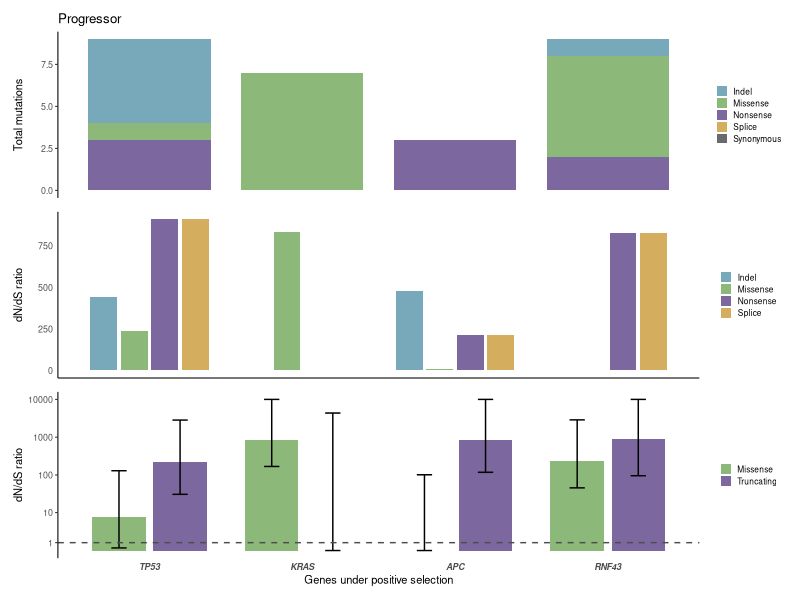

Reproduce this figure in R.
library(readr)
library(dplyr)
library(tidyr)
library(ggplot2)
library(patchwork)

#### Prep ####
# Read in data
prog <- read_tsv("data/variants/dndscv/dndscv_genes_prog_pre.tsv")
prog_ci <- read_tsv("data/variants/dndscv/prog_pre_gene_ci.tsv") |>
    filter(!gene == "RBM10")

# Filter and reshape data
muts_df <- prog |>
  select(gene_name, n_syn, n_mis, n_non, n_spl, n_ind, qglobal_cv) |>
  filter(qglobal_cv < 0.05) |>
  pivot_longer(
    cols = starts_with("n_"),
    names_to = "mutation_type",
    values_to = "count"
  ) |>
  mutate(
    mutation_type = recode(mutation_type,
      n_syn = "Synonymous", n_mis = "Missense", n_non = "Nonsense",
      n_spl = "Splice", n_ind = "Indel"
    )
  )

ratios_df <- prog |>
  filter(qglobal_cv < 0.05) |>
  select(gene_name, wmis_cv, wnon_cv, wspl_cv, wind_cv) |>
  pivot_longer(
    cols = starts_with("w"),
    names_to = "mutation_type",
    values_to = "w_dnds"
  ) |>
  mutate(
    mutation_type = recode(mutation_type,
      wmis_cv = "Missense",
      wnon_cv = "Nonsense",
      wspl_cv = "Splice",
      wind_cv = "Indel"
    ),
    gene_name = factor(gene_name, levels = unique(gene_name)) # preserve order
  )

ci_df <- prog_ci |>
  rename(gene_name = gene) |>
  tidyr::pivot_longer(cols = starts_with(c("mis", "tru")),
                      names_to = c("type", ".value"),
                      names_pattern = "(mis|tru)_(.*)") |>
  mutate(type = dplyr::recode(type,
                         "mis" = "Missense",
                         "tru" = "Truncating")
        )

# Set order of genes
genes_order <- muts_df |>
    arrange(qglobal_cv) |>
    pull(gene_name) |>
    unique()

muts_df <- muts_df |>
    mutate(gene_name = factor(gene_name, labels = genes_order))

ratios_df <- ratios_df |>
    mutate(gene_name = factor(gene_name, labels = genes_order))


ci_df <- ci_df |>
    mutate(gene_name = factor(gene_name, labels = genes_order))


# Define colour palette
mutation_colours <- c(
  "Missense"   = "#8cb87aff",  
  "Truncating" = "#7c679eff",
  "Indel" = "#77a9baff",
  "Nonsense" = "#7c679eff",
  "Splice" = "#d5ad5eff",
  "Synonymous" ="#696a6bff"
)

# Counts barplot
counts_barplot <- ggplot(muts_df, aes(x = gene_name, y = count, fill = mutation_type)) +
  geom_col(width = 0.8) +
  scale_fill_manual(values = mutation_colours) +
  labs(
    x = NULL,
    y = "Total mutations",
    fill = NULL,
    title = "Progressor"
  ) +
  theme_classic(base_size = 8) +
  theme(
    axis.text.x = element_blank(),
    axis.line.x = element_blank(),
    axis.ticks.x = element_blank(),
    legend.position = "right",
    legend.text  = element_text(size = 6),
    legend.key.size = unit(0.3, "cm")  
  )

# ratios barplot
ratios_barplot <- ggplot(ratios_df, aes(x = gene_name, y = w_dnds, fill = mutation_type)) +
  geom_col(position = position_dodge(width = 0.8), width = 0.7) +
  labs(
    x = NULL,
    y = "dN/dS ratio",
    fill = NULL
  ) +
  theme_classic(base_size = 8) +
  theme(
    axis.text.x = element_blank(),
    axis.ticks = element_blank(),
    legend.position = "right",
    legend.text  = element_text(size = 6),
    legend.key.size = unit(0.3, "cm")
  ) +
  scale_fill_manual(values = mutation_colours) 

# dnds ratios barplot
# Plot
ci_barplot <- ggplot(ci_df, aes(x = gene_name, y = mle, fill = type)) +
  geom_col(position = position_dodge(width = 0.8), width = 0.7) +
  geom_errorbar(
    aes(ymin = low, ymax = high),
    position = position_dodge(width = 0.8),
    width = 0.2
  ) +
    geom_hline(yintercept = 1, linetype = "dashed", colour = "grey30") +
  scale_fill_manual(values = mutation_colours) +
  scale_y_log10(trans = "pseudo_log", breaks = c(1, 10, 100, 1000, 10000)) +
  labs(
    x = "Genes under positive selection",
    y = "dN/dS ratio",
    fill = NULL
  ) +
  theme_classic(base_size = 8) +
  theme(
    axis.text.x = element_text(face = "bold.italic"),
    axis.line.x = element_blank(),
    axis.ticks.x = element_blank(),
    legend.position = "right",
    legend.text  = element_text(size = 6),
    legend.key.size = unit(0.3, "cm")
  )

# Combine plots
combined_plot <- counts_barplot / ratios_barplot / ci_barplot + plot_layout(heights = c(1, 1, 1))

ggsave("plots/dndscv/precursors/dndscv_progressors_plot.png",
        plot = combined_plot, height = 3, width = 3.4, dpi = 300)
